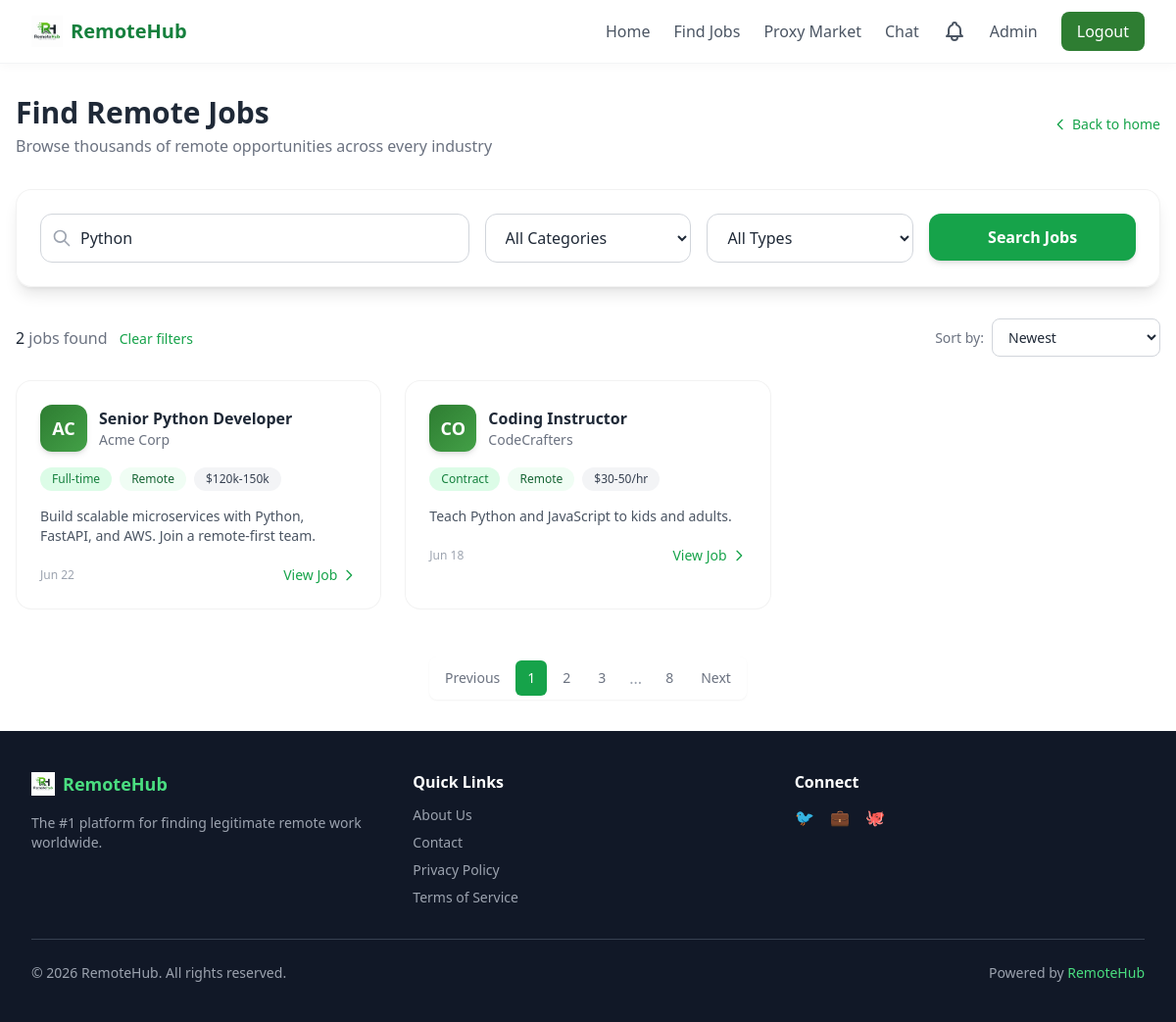
Page /jobs/search?q=Python (signed in) on the earlier database version.
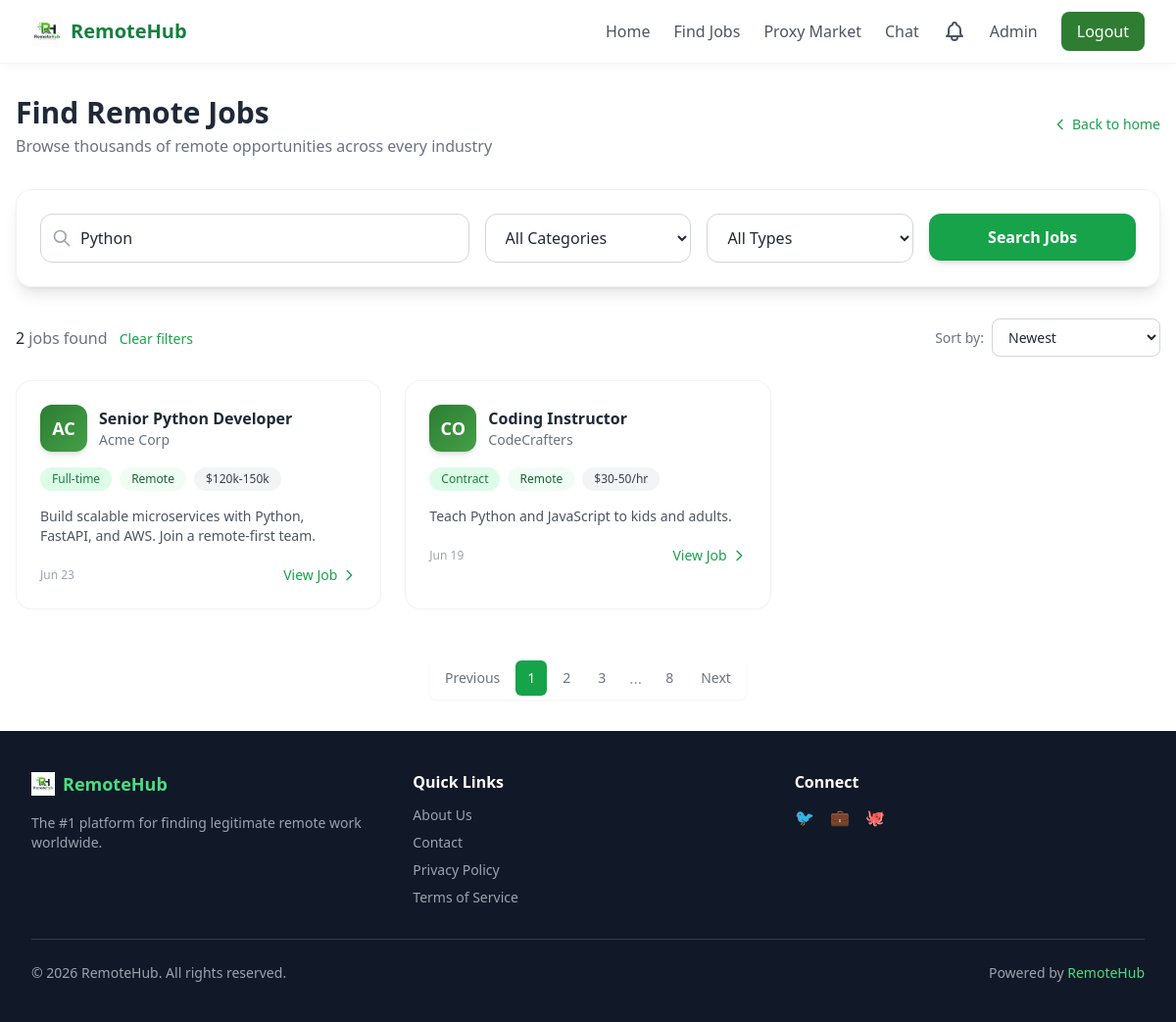
Same page on the later database version.
### models.py (models this page shows)
class Job(db.Model):
    __tablename__ = 'jobs'
    id = db.Column(db.Integer, primary_key=True)
    title = db.Column(db.String(200), nullable=False)
    company_id = db.Column(db.Integer, db.ForeignKey('companies.id'), nullable=False)
    category_id = db.Column(db.Integer, db.ForeignKey('job_categories.id'))
    parent_category = db.Column(db.String(100))
    employment_type = db.Column(db.String(50))
    salary = db.Column(db.String(100))
    experience_level = db.Column(db.String(100))
    location = db.Column(db.String(100))
    timezone = db.Column(db.String(100))
    description = db.Column(db.Text)
    responsibilities = db.Column(db.Text)
    qualifications = db.Column(db.Text)
    skills_required = db.Column(db.Text)
    posted_date = db.Column(db.DateTime, default=lambda: datetime.now(timezone.utc))
    application_deadline = db.Column(db.DateTime)
    proxy_required = db.Column(db.Boolean, default=False)
    proxy_country = db.Column(db.String(100))
    is_active = db.Column(db.Boolean, default=True)
    benefits = db.Column(db.Text)
    contract_type = db.Column(db.String(50))
    applications = db.relationship('JobApplication', backref='job', lazy='dynamic')
    saved_by = db.relationship('SavedJob', backref='job', lazy='dynamic')

class Company(db.Model):
    __tablename__ = 'companies'
    id = db.Column(db.Integer, primary_key=True)
    name = db.Column(db.String(200), nullable=False)
    logo = db.Column(db.String(256))
    description = db.Column(db.Text)
    website = db.Column(db.String(256))
    verified = db.Column(db.Boolean, default=False)
    created_at = db.Column(db.DateTime, default=lambda: datetime.now(timezone.utc))
    jobs = db.relationship('Job', backref='company', lazy='dynamic')

### routes/job_routes.py (the view)
@job_bp.route('/search')
@login_required
def search():
    return browse()

### app.py (called while the page is built)
@login_manager.user_loader
def load_user(user_id):
    return db.session.get(User, int(user_id))

### templates/browse.html (shortened to what the changed rows need)
{% extends "base.html" %}
{% block content %}
<div class="max-w-7xl mx-auto px-4 py-8">
    <div class="flex flex-col sm:flex-row sm:items-center sm:justify-between mb-8">
        <div>
            <h1 class="text-3xl font-bold text-gray-800">Find Remote Jobs</h1>
        </div>
    </div>
    {% if jobs %}
    <div class="grid gap-6 sm:grid-cols-2 lg:grid-cols-3">
        {% for job in jobs %}
        <div class="glass-card rounded-2xl p-6 hover:shadow-2xl transition-all duration-300 job-card-hover relative group">
            <div class="flex items-center space-x-3 mb-4">
                <div class="w-12 h-12 browse-card-company rounded-xl flex items-center justify-center text-white font-bold text-lg shadow-md">
                    {{ job.company.name[:2].upper() if job.company else '??' }}
                </div>
                <div>
                    <h3 class="font-bold text-gray-800 group-hover:text-green-700 transition-colors">{{ job.title }}</h3>
                    <p class="text-sm text-gray-500">{{ job.company.name if job.company else 'Unknown' }}</p>
                </div>
            </div>
            <div class="flex flex-wrap gap-2 mb-4">
                <span class="px-3 py-1 bg-green-100 text-green-700 text-xs font-medium rounded-full">{{ job.employment_type }}</span>
                <span class="px-3 py-1 bg-green-50 text-green-800 text-xs font-medium rounded-full">{{ job.location }}</span>
                {% if job.salary %}
                <span class="px-3 py-1 bg-gray-100 text-gray-700 text-xs font-medium rounded-full">{{ job.salary }}</span>
                {% endif %}
            </div>
            <p class="text-sm text-gray-600 mb-5 line-clamp-2">{{ job.description[:120] }}{% if job.description|length > 120 %}...{% endif %}</p>
            <div class="flex justify-between items-center mt-auto">
                <span class="text-xs text-gray-400">{{ job.posted_date.strftime('%b %d') if job.posted_date else 'N/A' }}</span>
                <a href="{{ url_for('jobs.detail', job_id=job.id) }}" class="inline-flex items-center text-green-600 hover:text-green-800 font-medium text-sm transition-colors">
                    View Job
                    <svg class="w-4 h-4 ml-1" fill="none" stroke="currentColor" viewBox="0 0 24 24"><path stroke-linecap="round" stroke-linejoin="round" stroke-width="2" d="M9 5l7 7-7 7"/></svg>
                </a>
            </div>
        </div>
        {% endfor %}
    </div>
    {% endif %}
</div>
{% endblock %}

Differences in the rows shown:
changed Job "Senior Python Developer": posted_date "Jun 22" → "Jun 23"
changed Job "Coding Instructor": posted_date "Jun 18" → "Jun 19"
